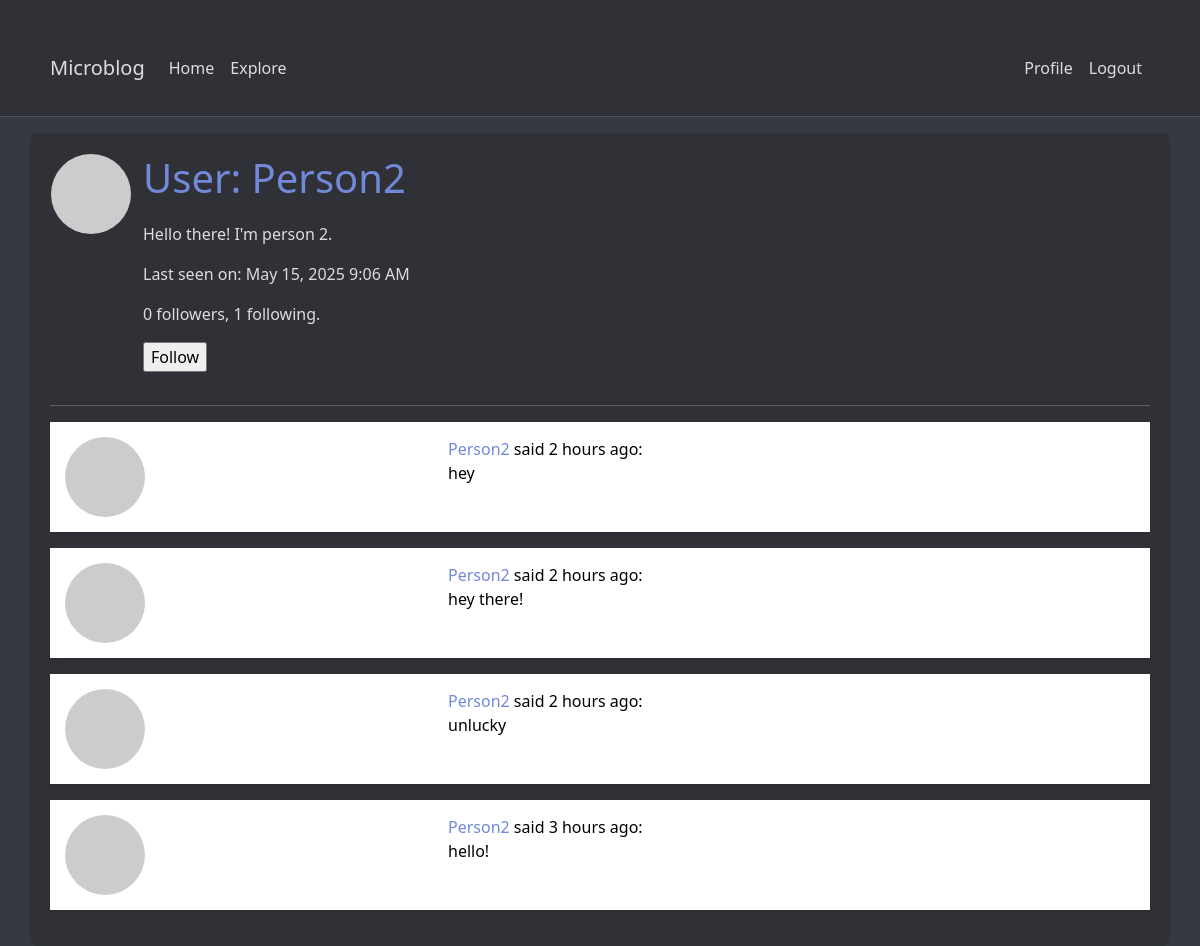
Screenshot of /user/Person2 (signed in) with the database file from the repository.
### app/models.py (models this page shows, shortened)
class User(UserMixin,db.Model):
    id: so.Mapped[int] = so.mapped_column(primary_key=True)
    username: so.Mapped[str] = so.mapped_column(sa.String(64), unique=True, index=True)
    email: so.Mapped[str] = so.mapped_column(sa.String(120), unique=True)
    password_hash: so.Mapped[str] = so.mapped_column(sa.String(128))
    posts: so.WriteOnlyMapped['Post'] = so.relationship('Post', back_populates='author')
    about_me: so.Mapped[Optional[str]] = so.mapped_column(sa.String(140))
    last_seen: so.Mapped[datetime] = so.mapped_column(default=lambda:datetime.now(timezone.utc))
    following: so.WriteOnlyMapped['User'] = so.relationship(
        secondary=followers, primaryjoin=(followers.c.follower_id == id),
        secondaryjoin=(followers.c.followed_id == id),
        back_populates='followers'
    )
    followers: so.WriteOnlyMapped['User'] = so.relationship(
        secondary=followers, primaryjoin=(followers.c.followed_id == id),
        secondaryjoin=(followers.c.follower_id == id),
        back_populates='following'
    )
    def avatar(self, size):
        digest = md5(self.email.lower().encode('utf-8')).hexdigest()
        return f'https://www.gravatar.com/avatar/{digest}?d=identicon&s={size}'
    def is_following(self, user):
        query = self.following.select().where(
            followers.c.followed_id == user.id
        )
        return db.session.scalar(query) is not None
    def followers_count(self):
        query = sa.select(sa.func.count()).select_from(
            self.followers.select().subquery())
        return db.session.scalar(query)
    def following_count(self):
        query = sa.select(sa.func.count()).select_from(
            self.following.select().subquery())
        return db.session.scalar(query)

class Post(db.Model):
    id: so.Mapped[int] = so.mapped_column(primary_key=True)
    body: so.Mapped[str] = so.mapped_column(sa.String(140))
    timestamp: so.Mapped[datetime] = so.mapped_column(sa.DateTime, index=True, default=datetime.now(timezone.utc))
    user_id: so.Mapped[int] = so.mapped_column(sa.Integer, sa.ForeignKey('user.id'), index=True)
    author: so.Mapped[User] = so.relationship('User', back_populates='posts')

### app/routes.py (the view)
@app.route('/user/<username>')
@login_required
def user(username):
    user = db.first_or_404(sa.select(User).where(User.username == username))
    page = request.args.get('page', 1, type=int)
    query = user.posts.select().order_by(Post.timestamp.desc())
    posts = db.paginate(query, page=page,
                        per_page=app.config['POSTS_PER_PAGE'],
                        error_out=False)
    next_url = url_for('user', username=user.username, page=posts.next_num) \
        if posts.has_next else None
    prev_url = url_for('user', username=user.username, page=posts.prev_num) \
        if posts.has_prev else None
    form = EmptyForm()
    return render_template('user.html', user=user, posts=posts.items, next_url=next_url, prev_url=prev_url, form=form)

### app/forms.py
class EmptyForm(FlaskForm):
    submit = SubmitField('Submit')

### app/models.py (called while the page is built)
def load_user(id):
    return User.query.get(int(id))

### app/routes.py (called while the page is built)
@app.before_request
def before_request():
    if current_user.is_authenticated:
        current_user.last_seen = datetime.now(timezone.utc)
        db.session.commit()

### app/templates/user.html (shortened to what this page needs)
{% extends "base.html" %}
{% block content %}
    <table>
        <tr valign="top">
            <td><img src = "{{user.avatar(128) }}" alt=""></td>
            <td>
                <h1>User: {{ user.username }}</h1>
                {% if user.about_me %}<p>{{ user.about_me }}</p>{% endif %}
                {% if user.last_seen %}
                    <p>Last seen on: {{ moment(user.last_seen).format('LLL') }}</p>
                {% endif %}
                <p>{{ user.followers_count() }} followers, {{ user.following_count() }} following.</p>
                {% if user == current_user %}
                <p><a href="{{ url_for('edit_profile') }}">Edit your profile</a></p>
                {% elif not current_user.is_following(user) %}
                <p>
                    <form action="{{ url_for('follow', username=user.username) }}" method="post">
                        {{ form.submit(value='Follow') }}
                    </form>
                </p>
                {% endif %}
            </td>
        </tr>
    </table>
    <hr>
    {% for post in posts %}
        {% include '_post.html' %}
    {% endfor %}
{% endblock %}

### app/templates/_post.html
<table class="table table-hover">
    <tr>
        <td width="70px">
            <a href="{{ url_for('user', username=post.author.username) }}">
                <img src="{{ post.author.avatar(70) }}" />
            </a>
        </td>
        <td>
            <a href="{{ url_for('user', username=post.author.username) }}">
                {{ post.author.username }}
            </a>
            said {{ moment(post.timestamp).fromNow() }}:
            <br>
            {{ post.body }}
        </td>
    </tr>
</table>

### app/static/styles/discord-theme.css (style rules this page uses)
:root { --discord-dark: #36393f; --discord-light: #2f3136; --discord-accent: #7289da; --discord-hover: #4f545c; --discord-error: #f04747; --discord-success: #43b581; --discord-text: #dcddde; --discord-muted: #72767d; }
body { background-color: var(--discord-dark); color: var(--discord-text); }
.table { background-color: var(--discord-light); border: none; box-shadow: 0 2px 4px rgba(0,0,0,0.1); }
.table td { border: none; padding: 15px; }
.table td:first-child { width: auto; padding: 15px; }
img { border-radius: 50%; margin-right: 10px; }
a { color: var(--discord-accent); text-decoration: none; }
h1 { color: var(--discord-accent); margin-bottom: 20px; }

### rows the page displays
User: username "Person2", about_me "Hello there! I'm person 2.", last_seen "May 15, 2025 9:06 AM"
Post: author.username "Person2", timestamp "2 hours ago", body "hey"
Post: author.username "Person2", timestamp "2 hours ago", body "hey there!"
Post: author.username "Person2", timestamp "2 hours ago", body "unlucky"
Post: author.username "Person2", timestamp "3 hours ago", body "hello!"

### other values shown
{{ user.followers_count() }} "0"
{{ user.following_count() }} "1"
